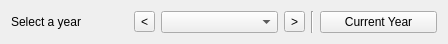
<?xml version="1.0" encoding="UTF-8"?>
<ui version="4.0">
 <class>wdgYear</class>
 <widget class="QWidget" name="wdgYear">
  <property name="geometry">
   <rect>
    <x>0</x>
    <y>0</y>
    <width>448</width>
    <height>38</height>
   </rect>
  </property>
  <layout class="QVBoxLayout" name="verticalLayout">
   <item>
    <layout class="QHBoxLayout" name="horizontalLayout">
     <item>
      <widget class="QLabel" name="label">
       <property name="text">
        <string>Select a year</string>
       </property>
      </widget>
     </item>
     <item>
      <widget class="QToolButton" name="cmdPrevious">
       <property name="text">
        <string>&lt;</string>
       </property>
      </widget>
     </item>
     <item>
      <widget class="QComboBox" name="cmbYear"/>
     </item>
     <item>
      <widget class="QToolButton" name="cmdNext">
       <property name="text">
        <string>&gt;</string>
       </property>
      </widget>
     </item>
     <item>
      <widget class="Line" name="line">
       <property name="orientation">
        <enum>Qt::Vertical</enum>
       </property>
      </widget>
     </item>
     <item>
      <widget class="QPushButton" name="cmdCurrent">
       <property name="text">
        <string>Current Year</string>
       </property>
      </widget>
     </item>
    </layout>
   </item>
  </layout>
 </widget>
 <resources/>
 <connections/>
</ui>
